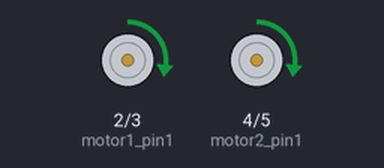
Bench run of a sketch on a simulated Arduino Uno, built with avr-gcc and run on an emulated ATmega328P. Parts: motor-driver pin pairs drawn as motors (green arrow = first pin HIGH = forward, orange = second pin HIGH = backward, longer = more drive, scaled by the enable pin).

Above: at 0.05 s.
Timing chart, 0 to 3.0 s (numbered marks = the images above):
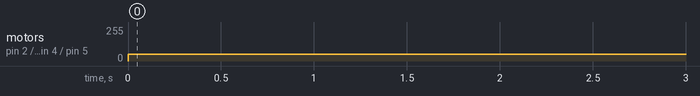

Measured:
- by itself, motor on pin 2 (motor1_pin1) / pin 3 (motor1_pin2), motor on pin 4 (motor2_pin1) / pin 5 (motor2_pin2): stopped → forward 50/255 at 0.00 s

The sketch:

car_new-function.ino
```cpp
/*
Simple sketch to test car movement forward and backward with L298N.
Used 9V battery to power L298N and then used the 5V+ pin to power the Arduino.
Connected OUT1 and OUT2 to motor 1, and OUT3 and OUT4 to motor 2.
ENA is connected to PWM pin 9, and ENB is connected to PWN pin 10
*/

int motor1_pin1 = 2; // IN1 of L298N
int motor1_pin2 = 3; // IN2 of L298N
int motor2_pin1 = 4; // IN3 of L298N
int motor2_pin2 = 5; // IN4 of L298N
int speedcontrol_1 = 9; // EN1 of L298N
int speedcontrol_2 = 10; // EN1 of L298N

void setup() {
    pinMode(motor1_pin1, OUTPUT);
    pinMode(motor1_pin2, OUTPUT);
    pinMode(motor2_pin1, OUTPUT);
    pinMode(motor2_pin2, OUTPUT);
    pinMode(speedcontrol_1, OUTPUT);
    pinMode(speedcontrol_2, OUTPUT);
}

/*
The following functions are for controlling the motors
and the input parameters for each function control how long they are on and the speed control (PWM)
*/

void motor_reset(){
// Turns all motors off
  digitalWrite(motor1_pin1, LOW);
  digitalWrite(motor1_pin2, LOW);
  digitalWrite(motor2_pin1, LOW);
  digitalWrite(motor2_pin2, LOW);
  analogWrite(speedcontrol_1, 0);
  analogWrite(speedcontrol_2, 0);
}

void car_move(char direction1 = 'f', int duration = 0, int speed = 0, char direction2 = 'f', int duration2  = 0, int speed2 = 0) {
  /* If direction1 or direction2 is "f", turns wheel forward, and if "b", turns it backwards.
  The max value for the speedcontrol variables are 1 to 100,
  but you can delete the map() function that does that if
  you want to use the original max value of 255 */

  if (direction1 == 'f') {
    digitalWrite(motor1_pin1, HIGH);
    digitalWrite(motor1_pin2, LOW);
  }
  if (direction1 == 'b') {
    digitalWrite(motor1_pin1, LOW);
    digitalWrite(motor1_pin2, HIGH);
  }

  if (direction2 == 'f') {
    digitalWrite(motor2_pin1, HIGH);
    digitalWrite(motor2_pin2, LOW);
  }
  if (direction2 == 'b') {
    digitalWrite(motor2_pin1, LOW);
    digitalWrite(motor2_pin2, HIGH);
  }

// You can delete this code block for original analog values of 0 to 255
// Anything below 50 for speed control doesn't work very well with the motors
  constrain(speedcontrol_1, 0, 100);
  constrain(speedcontrol_1, 0, 255);
  map(speedcontrol_1, 0, 100, 0, 255);
  map(speedcontrol_2, 0, 100, 0, 255);

  analogWrite(speedcontrol_1, speed);
  analogWrite(speedcontrol_2, speed2);

  delay(duration);

  motor_reset();
}

// Code Loop

void loop(){
  car_move('f', 1000, 50, 'f', 1000, 50);
}
```
